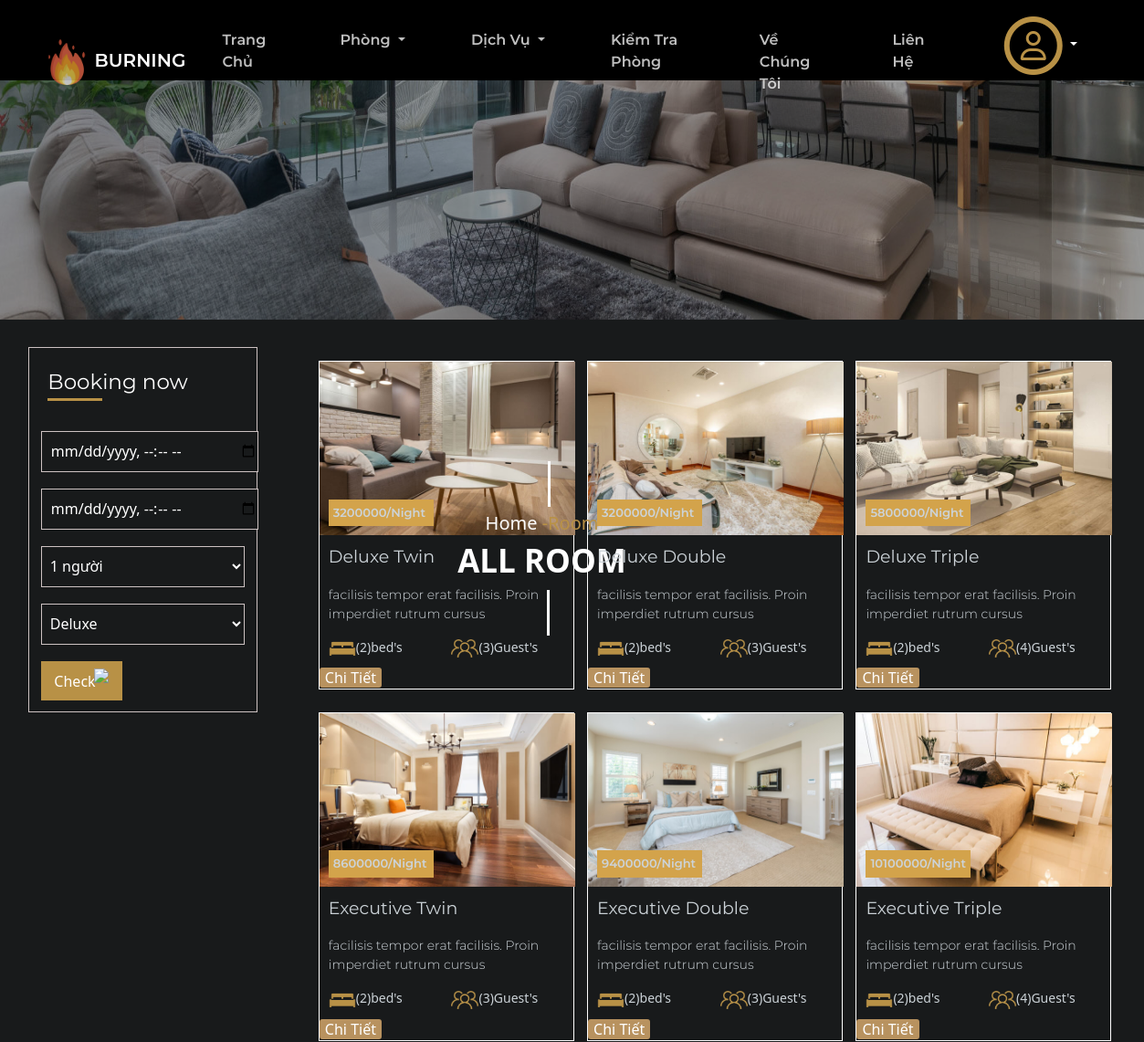
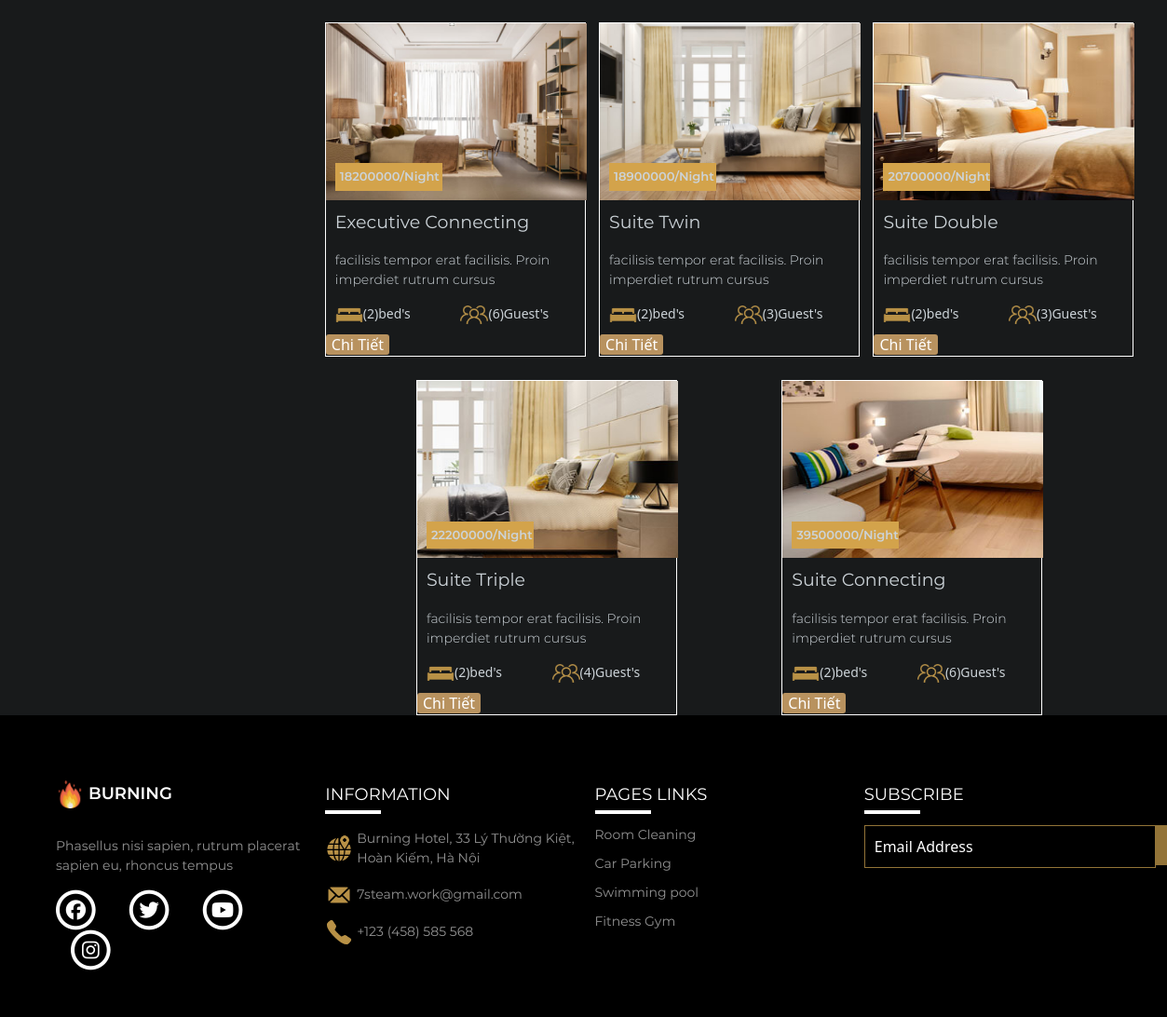
Screenshot of /logged/allroom.php with the database file from the repository (2 pictures, top to bottom).
### tables this page shows
CREATE TABLE `phong` (
  `MaPhong` int(10) NOT NULL,
  `LoaiPhong` varchar(20) NOT NULL,
  `KieuPhong` varchar(50) NOT NULL,
  `SLMax` int(10) NOT NULL,
  `LoaiGiuong` varchar(50) NOT NULL,
  `GiaPhong` double NOT NULL,
  `IMG` varchar(50) NOT NULL,
  `DienTich` varchar(50) NOT NULL,
  `TamNhin` varchar(50) NOT NULL,
  `MoTa` varchar(500) NOT NULL,
  `TrangThai` varchar(20) NOT NULL
);

### logged/allroom.php (the view, shortened to what this page needs)
<!DOCTYPE html>
<html lang="en">
<head>
    <link rel="stylesheet" href="../css/style.css">
    <link rel="stylesheet" href="../css/allroom.css?v=<?php echo time(); ?>" type='text/css'>
    <link rel="stylesheet" href="https://cdnjs.cloudflare.com/ajax/libs/font-awesome/4.7.0/css/font-awesome.min.css">
    <link rel="stylesheet" href="../common/bootstrap-5.2.2-dist/css/bootstrap.min.css">
    <link rel="stylesheet" href="https://cdn.jsdelivr.net/npm/flatpickr/dist/flatpickr.min.css">
</head>
<body>
    <?php
        include('header.php');
        include('../config.php')
    ?>
    <div class="header">
            <img  src="../img/pay/banner.jpg" alt="">
             <div class="header_mota">
                     <span class="mota1">Home</span>
                     <span class="mota2">-Room</span>
                     <p class="mota3">ALL ROOM</p>
             </div>
        </div>
    <div class="main">
        <div class="main_menu">
            <p>Booking now</p>
            <div class="form">
                <form action="" method="POST">
                    <div class="form_item">
                        <input type="datetime-local" name="ngayden" id="ngayden" placeholder="Check In" onchange="chonngayden()" value="<?php echo $ngayden ?>" required></div>
                    <div class="form_item">
                        <input type="datetime-local" name="ngaydi"  id="ngaydi"  placeholder="Check Out"onchange="chonngaydi()" value="<?php echo $ngaydi ?>" required></div>
                    <div class="form_item">
                        <select name="room" id="room">
                        <?php
                            if (isset($_POST['submit'])) {
                                for ($i = 1; $i < 7; $i++) {
                                    $selected = ($nguoi == $i) ? 'selected' : '';
                                    echo "<option value='$i' $selected> $i người </option>";
                                }
                            }
                            else {
                                for ($i = 1; $i < 7; $i++) {
                                  echo "<option value='$i'>$i người</option>";
                                }
                            }
                        ?>
                        </select>
                    </div>
                    <div class="form_item">
                        <select name="category" id="category">
                        <?php
                            $sql = "SELECT DISTINCT LoaiPhong FROM phong";
                            $result = mysqli_query($con, $sql);
                            if (mysqli_num_rows($result) > 0) {
                                if (isset($_POST['submit'])) {
                                    while ($row = mysqli_fetch_array($result)) {
                                        $loaiphongs[] =  $row['LoaiPhong'];
                                    }
                                    foreach ($loaiphongs as $loaiphong) {
                                        $selected = ($phong == $loaiphong) ? 'selected' : '';
                                        echo "<option value='$loaiphong' $selected> $loaiphong </option>";
                                    }
                                }
                                else
                                {
                                    while ($row = mysqli_fetch_assoc($result)) {
                                        echo "<option value ='".$row['LoaiPhong']."'>".$row["LoaiPhong"]."</option>";
                                    }
                                }
                            }
                            ?>
                        </select>
                    </div>
                    <div >
                    <button  type="submit" onclick="return kiemtrangay()" name="submit"><img src="../img/icon_muiten.png">Check </button>
                    </div>
            </div>
        </div>
        <?php
        if (isset($_POST['submit'])) {
            $sql = "SELECT * FROM phong WHERE SLMax >='" . $nguoi . "' AND  LoaiPhong='". $phong."' AND TrangThai='Trống' " ;
        }
        else {
            $sql = "SELECT * From phong where  TrangThai = 'Trống' ";
        }
            $result = mysqli_query($con, $sql);
            $phongs = array();
            if (mysqli_num_rows($result) > 0) {
                while ($row = mysqli_fetch_array($result)) {
                    $phongs[] = array(
                        'KieuPhong' => $row['KieuPhong'], 'SLMax' => $row['SLMax'], "IMG" => $row['IMG'],
                        'GiaPhong' => $row['GiaPhong'],'MaPhong'=>$row['MaPhong']
                    );
                }
            }
        ?>
           <div class="main_room">
           <div class="main_room1">
                    <?php foreach ($phongs as $key => $value) { ?>
                        <div class="main_room1_1">
                        <div class="main_anh"><img src="<?php echo $value['IMG'] ?>" alt="" ></div>
                        <div class="main_nd">
                            <p><?php echo $value['GiaPhong']?>/Night</p>
                            <p><?php echo $value['KieuPhong'] ?></p>
                            <p>facilisis tempor erat facilisis. Proin<br>imperdiet rutrum cursus</p>
                            <div class="icon">
                                <span class="icon_giuong"><img  src="../img/icon_Room.png" width="30px" height="20px" >(2)bed's </span>
                                <span class="icon_nguoi" ><img  src="../img/icon_3p.png" alt="" width="30px" height="20px">(<?php echo $value['SLMax'] ?>)Guest's</span>
                            </div>
                        </div>
                        <div class=chitiet> <a onclick="return kiemtrangay()" href="roomdetail.php?MaPhong=<?php echo $value['MaPhong']; ?>">Chi Tiết</a></div>
                    </div>
                    <?php
                    }
                    ?>
                </div>
            </div>
    </div>
    <?php
     include('footer.php');
    ?>
</body>
</html>

### css/style.css (style rules this page uses)
html, body { margin: 0; padding: 0; }
* { box-sizing: border-box; margin: 0; padding: 0; outline: none; }
a { text-decoration: none; }

### css/allroom.css (style rules this page uses)
.header img { width: 100%; height: 350px; filter:brightness(60%); }
.header_mota { font-size: 20px; text-align: center; position: absolute; top:25%; left:40%; }
.mota1 { color: white; position: relative; }
.mota2 { color: rgb(184,145,70) ; }
.mota3 { color: white; font-size: 35px; font-weight: bold; position: relative; }
.mota1::after { content: ""; border-left: solid white; width: 2px; height: 50px; position: absolute; top:-200%; left:120%; }
.mota2::after { content: ""; border-left: solid white; height:50px; position: absolute; bottom: -40%; left:53%; }
.main { display: flex; width: 100%; padding-top: 30px; justify-content: space-around; background-color: #181A1B; }
.main_menu { width: 20%; height: 400px; color: white; border: 1px solid rgb(205, 194, 194); }
.main_menu p { font-size: 23px; padding: 20px; position: relative; font-family:Montserrat-Regular; }
.main_menu p:first-child::after { content: ""; display: block; width: 60px; height: 3px; background-color: rgb(184,145,70); position: absolute; top:55px; }
.form { width: 90%; margin: auto; }
.form_item { display: flex; height: 45px; margin-bottom: 18px; }
#category,#room { flex:1; border: 1px solid rgb(205, 194, 194); background-color: rgb(24,26,27 ); color: white; padding: 5px; }
input { flex:1; background-color: rgb(24, 26, 27); border: 1px solid rgb(205, 194, 194); color: white; padding-left: 10px; font-family:Montserrat-Regular; }
::placeholder { color:white; }
button { color: white; font-size: 20px; background-color: rgb(184,145,70) ; height: 43px; width: 40%; padding: 10px 25px 10px 10px; border: none; position: relative; }
button img { width: 30px; position: absolute; top:20%; left:65%; }
.main_room { width: 70%; }
.main_anh img { width: 280px; height: 190px; }
.main_nd { position: relative; margin: 10px 0px 10px 10px; }
.main_nd p:first-child { background-color: rgb(211, 163, 75); width: 115px; padding: 5px ; box-sizing: border-box; font-size: 13px; font-weight:400; position: absolute; top:-40%; font-family:Montserrat-SemiBold; }
.main_nd p:nth-child(2) { font-size: 19px; font-family:Montserrat-Regular; }
.main_nd p:nth-child(3) { font-size: 14px; margin: 10px 0 15px 0; font-family:Montserrat-Light; }
.icon { font-size: 14px; }
.icon_nguoi { margin-left: 50px; }
.main_room1 { width: 100%; display: flex; flex-flow: row wrap; justify-content: space-evenly; gap: 10px; color: rgb(204, 211, 216); }
.main_room1_1 { border: 1px solid white; width: 280px; margin-top:15px; }
.chitiet a { text-decoration: none; color: white; border-radius: 3px; padding: 0 6px ; background-color: rgb(184, 146, 95); }

### rows the page displays
phong: IMG (picture), GiaPhong "3200000", KieuPhong "Deluxe Twin", SLMax "3"
phong: IMG (picture), GiaPhong "3200000", KieuPhong "Deluxe Double", SLMax "3"
phong: IMG (picture), GiaPhong "5800000", KieuPhong "Deluxe Triple", SLMax "4"
phong: IMG (picture), GiaPhong "8600000", KieuPhong "Executive Twin", SLMax "3"
phong: IMG (picture), GiaPhong "9400000", KieuPhong "Executive Double", SLMax "3"
phong: IMG (picture), GiaPhong "10100000", KieuPhong "Executive Triple", SLMax "4"
phong: IMG (picture), GiaPhong "18200000", KieuPhong "Executive Connecting", SLMax "6"
phong: IMG (picture), GiaPhong "18900000", KieuPhong "Suite Twin", SLMax "3"
phong: IMG (picture), GiaPhong "20700000", KieuPhong "Suite Double", SLMax "3"
phong: IMG (picture), GiaPhong "22200000", KieuPhong "Suite Triple", SLMax "4"
phong: IMG (picture), GiaPhong "39500000", KieuPhong "Suite Connecting", SLMax "6"

### other values shown
form field room "1 người"
form field category "Deluxe"
